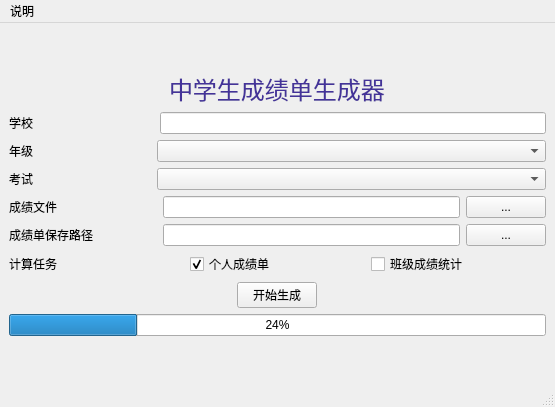
<?xml version="1.0" encoding="UTF-8"?>
<ui version="4.0">
 <class>MainWindow</class>
 <widget class="QMainWindow" name="MainWindow">
  <property name="geometry">
   <rect>
    <x>0</x>
    <y>0</y>
    <width>555</width>
    <height>407</height>
   </rect>
  </property>
  <property name="windowTitle">
   <string>中学生成绩单生成器</string>
  </property>
  <property name="styleSheet">
   <string notr="true">#labelTitle{ font-size:24px; color:#443399 }</string>
  </property>
  <widget class="QWidget" name="centralwidget">
   <layout class="QVBoxLayout" name="verticalLayout_2">
    <item>
     <layout class="QVBoxLayout" name="verticalLayout">
      <item>
       <layout class="QHBoxLayout" name="horizontalLayout">
        <item>
         <widget class="QLabel" name="labelTitle">
          <property name="sizePolicy">
           <sizepolicy hsizetype="Fixed" vsizetype="Fixed">
            <horstretch>0</horstretch>
            <verstretch>0</verstretch>
           </sizepolicy>
          </property>
          <property name="text">
           <string>中学生成绩单生成器</string>
          </property>
         </widget>
        </item>
       </layout>
      </item>
      <item>
       <layout class="QHBoxLayout" name="horizontalLayout_12">
        <item>
         <widget class="QLabel" name="label_7">
          <property name="sizePolicy">
           <sizepolicy hsizetype="Preferred" vsizetype="Preferred">
            <horstretch>1</horstretch>
            <verstretch>0</verstretch>
           </sizepolicy>
          </property>
          <property name="text">
           <string>学校</string>
          </property>
         </widget>
        </item>
        <item>
         <spacer name="horizontalSpacer_3">
          <property name="orientation">
           <enum>Qt::Orientation::Horizontal</enum>
          </property>
          <property name="sizeHint" stdset="0">
           <size>
            <width>16</width>
            <height>20</height>
           </size>
          </property>
         </spacer>
        </item>
        <item>
         <widget class="QLineEdit" name="txt_school">
          <property name="sizePolicy">
           <sizepolicy hsizetype="Expanding" vsizetype="Fixed">
            <horstretch>3</horstretch>
            <verstretch>0</verstretch>
           </sizepolicy>
          </property>
         </widget>
        </item>
       </layout>
      </item>
      <item>
       <layout class="QHBoxLayout" name="horizontalLayout_4">
        <item>
         <widget class="QLabel" name="label">
          <property name="sizePolicy">
           <sizepolicy hsizetype="Preferred" vsizetype="Preferred">
            <horstretch>1</horstretch>
            <verstretch>0</verstretch>
           </sizepolicy>
          </property>
          <property name="text">
           <string>年级</string>
          </property>
         </widget>
        </item>
        <item>
         <spacer name="horizontalSpacer_2">
          <property name="orientation">
           <enum>Qt::Orientation::Horizontal</enum>
          </property>
          <property name="sizeHint" stdset="0">
           <size>
            <width>12</width>
            <height>20</height>
           </size>
          </property>
         </spacer>
        </item>
        <item>
         <widget class="QComboBox" name="cb_grade">
          <property name="sizePolicy">
           <sizepolicy hsizetype="Preferred" vsizetype="Fixed">
            <horstretch>3</horstretch>
            <verstretch>0</verstretch>
           </sizepolicy>
          </property>
         </widget>
        </item>
       </layout>
      </item>
      <item>
       <layout class="QHBoxLayout" name="horizontalLayout_13">
        <item>
         <widget class="QLabel" name="label_8">
          <property name="sizePolicy">
           <sizepolicy hsizetype="Preferred" vsizetype="Preferred">
            <horstretch>1</horstretch>
            <verstretch>0</verstretch>
           </sizepolicy>
          </property>
          <property name="text">
           <string>考试</string>
          </property>
         </widget>
        </item>
        <item>
         <spacer name="horizontalSpacer">
          <property name="orientation">
           <enum>Qt::Orientation::Horizontal</enum>
          </property>
          <property name="sizeHint" stdset="0">
           <size>
            <width>12</width>
            <height>20</height>
           </size>
          </property>
         </spacer>
        </item>
        <item>
         <widget class="QComboBox" name="cb_exam">
          <property name="sizePolicy">
           <sizepolicy hsizetype="Preferred" vsizetype="Fixed">
            <horstretch>3</horstretch>
            <verstretch>0</verstretch>
           </sizepolicy>
          </property>
         </widget>
        </item>
       </layout>
      </item>
      <item>
       <layout class="QHBoxLayout" name="horizontalLayout_2">
        <item>
         <widget class="QLabel" name="label_2">
          <property name="sizePolicy">
           <sizepolicy hsizetype="Preferred" vsizetype="Preferred">
            <horstretch>1</horstretch>
            <verstretch>0</verstretch>
           </sizepolicy>
          </property>
          <property name="text">
           <string>成绩文件</string>
          </property>
         </widget>
        </item>
        <item>
         <widget class="QLineEdit" name="txt_data_file_path">
          <property name="sizePolicy">
           <sizepolicy hsizetype="Expanding" vsizetype="Fixed">
            <horstretch>2</horstretch>
            <verstretch>0</verstretch>
           </sizepolicy>
          </property>
          <property name="text">
           <string comment="请选择包含学生成绩的csv文件" extracomment="请选择包含学生成绩的csv文件3"/>
          </property>
         </widget>
        </item>
        <item>
         <widget class="QPushButton" name="btn_browse_data">
          <property name="sizePolicy">
           <sizepolicy hsizetype="Fixed" vsizetype="Fixed">
            <horstretch>1</horstretch>
            <verstretch>0</verstretch>
           </sizepolicy>
          </property>
          <property name="text">
           <string>...</string>
          </property>
         </widget>
        </item>
       </layout>
      </item>
      <item>
       <layout class="QHBoxLayout" name="horizontalLayout_5">
        <item>
         <widget class="QLabel" name="label_4">
          <property name="sizePolicy">
           <sizepolicy hsizetype="Preferred" vsizetype="Preferred">
            <horstretch>1</horstretch>
            <verstretch>0</verstretch>
           </sizepolicy>
          </property>
          <property name="text">
           <string>成绩单保存路径</string>
          </property>
         </widget>
        </item>
        <item>
         <widget class="QLineEdit" name="txt_output_path">
          <property name="sizePolicy">
           <sizepolicy hsizetype="Expanding" vsizetype="Fixed">
            <horstretch>2</horstretch>
            <verstretch>0</verstretch>
           </sizepolicy>
          </property>
         </widget>
        </item>
        <item>
         <widget class="QPushButton" name="btn_browse_output_path">
          <property name="sizePolicy">
           <sizepolicy hsizetype="Fixed" vsizetype="Fixed">
            <horstretch>1</horstretch>
            <verstretch>0</verstretch>
           </sizepolicy>
          </property>
          <property name="text">
           <string>...</string>
          </property>
         </widget>
        </item>
       </layout>
      </item>
      <item>
       <layout class="QHBoxLayout" name="horizontalLayout_8">
        <item>
         <widget class="QLabel" name="label_5">
          <property name="sizePolicy">
           <sizepolicy hsizetype="Preferred" vsizetype="Preferred">
            <horstretch>1</horstretch>
            <verstretch>0</verstretch>
           </sizepolicy>
          </property>
          <property name="text">
           <string>计算任务</string>
          </property>
         </widget>
        </item>
        <item>
         <widget class="QCheckBox" name="chk_personal">
          <property name="sizePolicy">
           <sizepolicy hsizetype="Minimum" vsizetype="Fixed">
            <horstretch>1</horstretch>
            <verstretch>0</verstretch>
           </sizepolicy>
          </property>
          <property name="text">
           <string>个人成绩单</string>
          </property>
          <property name="checked">
           <bool>true</bool>
          </property>
         </widget>
        </item>
        <item>
         <widget class="QCheckBox" name="chk_class">
          <property name="sizePolicy">
           <sizepolicy hsizetype="Minimum" vsizetype="Fixed">
            <horstretch>1</horstretch>
            <verstretch>0</verstretch>
           </sizepolicy>
          </property>
          <property name="text">
           <string>班级成绩统计</string>
          </property>
         </widget>
        </item>
       </layout>
      </item>
      <item>
       <layout class="QHBoxLayout" name="horizontalLayout_7">
        <property name="rightMargin">
         <number>0</number>
        </property>
        <item>
         <widget class="QPushButton" name="btn_start_job">
          <property name="sizePolicy">
           <sizepolicy hsizetype="Fixed" vsizetype="Fixed">
            <horstretch>0</horstretch>
            <verstretch>0</verstretch>
           </sizepolicy>
          </property>
          <property name="text">
           <string>开始生成</string>
          </property>
         </widget>
        </item>
       </layout>
      </item>
      <item>
       <layout class="QHBoxLayout" name="horizontalLayout_9">
        <item>
         <widget class="QProgressBar" name="progressBar_job">
          <property name="value">
           <number>24</number>
          </property>
         </widget>
        </item>
       </layout>
      </item>
     </layout>
    </item>
   </layout>
  </widget>
  <widget class="QStatusBar" name="statusbar"/>
  <widget class="QMenuBar" name="menuBar">
   <property name="geometry">
    <rect>
     <x>0</x>
     <y>0</y>
     <width>555</width>
     <height>33</height>
    </rect>
   </property>
   <widget class="QMenu" name="menuReadme">
    <property name="title">
     <string>说明</string>
    </property>
   </widget>
   <addaction name="menuReadme"/>
  </widget>
 </widget>
 <resources/>
 <connections/>
</ui>
